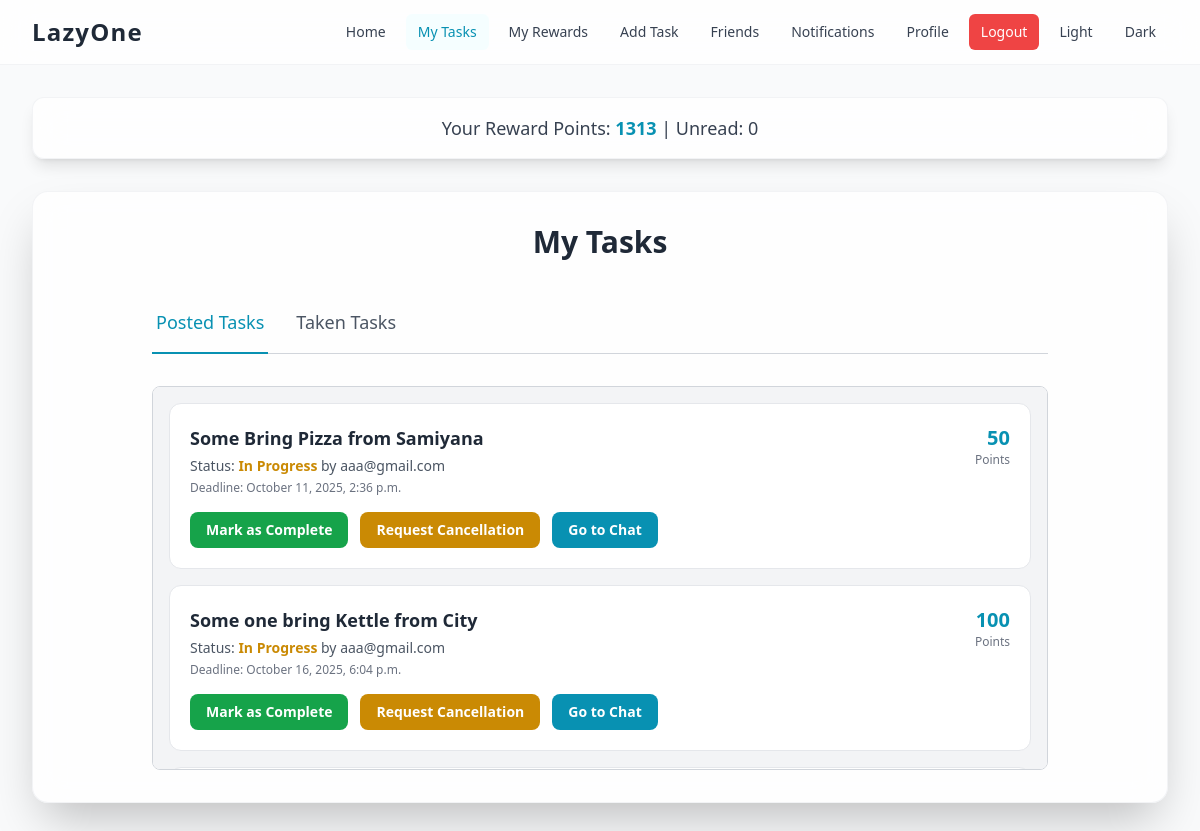
/my_tasks/ (signed in), run on the app's committed database.
### basic/models.py (models this page shows, shortened)
class UserProfile(models.Model):
    user = models.OneToOneField(User, on_delete=models.CASCADE)
    bio = models.CharField(max_length=300,blank=True)
    first_name = models.CharField(max_length=50, blank=True)
    last_name = models.CharField(max_length=50, blank=True)
    college = models.CharField(max_length=100, blank=True)
    room_no = models.CharField(max_length=20, blank=True)
    major = models.CharField(max_length=100, blank=True)
    hostel = models.CharField(max_length=100, blank=True)
    roll_no = models.CharField(max_length=100, blank=True)
    batch = models.IntegerField(default=2029)
    friends = models.ManyToManyField('self', blank=True)
    rewards = models.IntegerField(default=1500)
    phone_number = models.CharField(max_length=20, blank=True)
    is_phone_verified = models.BooleanField(default=False)
    instagram_username = models.CharField(max_length=100, blank=True)
    is_instagram_verified = models.BooleanField(default=False)
    email_otp = models.CharField(max_length=6, blank=True, null=True)
    email_otp_created_at = models.DateTimeField(blank=True, null=True)

class Task(models.Model):
    STATUS_CHOICES = (
        ('available', 'Available'),
        ('in_progress', 'In Progress'),
        ('completed', 'Completed'),
        ('disputed', 'Disputed'),
        ('cancelled', 'Cancelled'),
    )
    title = models.CharField(max_length=200)
    description = models.TextField()
    reward = models.PositiveIntegerField()
    posted_by = models.ForeignKey(User, on_delete=models.CASCADE, related_name='posted_tasks')
    created_at = models.DateTimeField(auto_now_add=True)
    taken_by = models.ForeignKey(User, on_delete=models.SET_NULL, null=True, blank=True, related_name='taken_tasks')
    deadline = models.DateTimeField(null=True, blank=True)
    status = models.CharField(max_length=20, choices=STATUS_CHOICES, default='available')
    cancellation_requested = models.BooleanField(default=False)

### basic/views/tasks.py (the view)
# urls.py: path('my_tasks/', my_tasks, name='my_tasks'),
@login_required(login_url='/login/')
def my_tasks(request):
    posted_tasks = Task.objects.filter(posted_by=request.user).order_by('-created_at')
    taken_tasks = Task.objects.filter(taken_by=request.user).order_by('-created_at')
    context = {'posted_tasks': posted_tasks, 'taken_tasks': taken_tasks}
    return render(request, 'my_tasks.html', context)

### basic/context_processors.py (called while the page is built)
def unread_notifications_count(request):
    if request.user.is_authenticated:
        count = request.user.notifications.filter(is_read=False).count()
        return {'unread_notifications_count': count}
    return {'unread_notifications_count': 0}

### basic/templates/my_tasks.html (shortened to what this page needs)
{% extends 'base.html' %}
{% block content %}
<div class="max-w-4xl mx-auto">
    <h2 class="text-3xl font-bold text-gray-800 mb-8 text-center">My Tasks</h2>
    <div class="mb-8">
        <div class="border-b border-gray-300">
            <nav class="-mb-px flex space-x-6" aria-label="Tabs">
                <button id="tab-posted" class="whitespace-nowrap py-4 px-1 border-b-2 font-medium text-lg text-cyan-600 border-cyan-600">Posted Tasks</button>
                <button id="tab-taken" class="whitespace-nowrap py-4 px-1 border-b-2 font-medium text-lg text-gray-600 hover:text-gray-800 hover:border-gray-400 border-transparent">Taken Tasks</button>
            </nav>
        </div>
    </div>
    <div id="content-posted" class="h-96 overflow-y-auto p-4 border border-gray-300 rounded-lg bg-gray-100">
        <div class="space-y-4">
            {% for task in posted_tasks %}
                <div class="bg-white border border-gray-200 rounded-xl p-5 transition-all duration-300 hover:shadow-cyan-200 hover:shadow-lg hover:border-cyan-300">
                    <div class="flex justify-between items-start">
                        <div>
                            <h3 class="text-lg font-bold text-gray-800">{{ task.title }}</h3>
                            <p class="text-sm text-gray-600 mt-1">
                                Status:
                                <span class="font-semibold
                                    {% if task.status == 'in_progress' %}text-yellow-600{% endif %}
                                ">{{ task.get_status_display }}</span>
                                {% if task.status == 'in_progress' or task.status == 'completed' or task.status == 'disputed' %}by {{ task.taken_by.username }}{% endif %}
                            </p>
                            {% if task.deadline %}<p class="text-xs text-gray-500 mt-1">Deadline: {{ task.deadline|date:"F j, Y, g:i a" }}</p>{% endif %}
                        </div>
                        <div class="text-right flex-shrink-0 ml-4">
                            <p class="text-xl font-semibold text-cyan-600">{{ task.reward }}</p>
                            <p class="text-xs text-gray-500">Points</p>
                        </div>
                    </div>
                    <div class="mt-4 flex items-center space-x-3">
                        {% if task.status == 'available' %}
                            <a href="{% url 'cancel_task' task.id %}" class="inline-block bg-red-600 text-white font-semibold px-4 py-2 rounded-lg hover:bg-red-700 transition-colors text-sm">Cancel Task</a>
                        {% elif task.status == 'in_progress' %}
                            <a href="{% url 'complete_task' task.id %}" class="inline-block bg-green-600 text-white font-semibold px-4 py-2 rounded-lg hover:bg-green-700 transition-colors text-sm">Mark as Complete</a>
                            {% if task.cancellation_requested %}
                                <span class="inline-block bg-gray-400 text-white font-semibold px-4 py-2 rounded-lg text-sm">Cancellation Requested</span>
                            {% else %}
                                <a href="{% url 'request_cancellation' task.id %}" class="inline-block bg-yellow-600 text-white font-semibold px-4 py-2 rounded-lg hover:bg-yellow-700 transition-colors text-sm">Request Cancellation</a>
                            {% endif %}
                            <a href="{% url 'chat_view' task.conversation.id %}" class="inline-block bg-cyan-600 text-white font-semibold px-4 py-2 rounded-lg hover:bg-cyan-700 transition-colors text-sm">Go to Chat</a>
                        {% elif task.status == 'completed' and task.conversation %}
                             <a href="{% url 'chat_view' task.conversation.id %}" class="inline-block bg-gray-400 text-white font-semibold px-4 py-2 rounded-lg hover:bg-gray-500 transition-colors text-sm">View Chat</a>
                        {% endif %}
                    </div>
                </div>
            {% empty %}
                <div class="scroll-animate bg-white border border-gray-200 rounded-xl p-8 text-center">
                    <p class="text-gray-600">You haven't posted any tasks yet.</p>
                </div>
            {% endfor %}
        </div>
    </div>
</div>
{% endblock %}

### basic/templates/base.html (shortened to what this page needs)
<!DOCTYPE html>
<html lang="en">
<head>
    <script src="https://cdn.tailwindcss.com"></script>
</head>
<body class="font-sans antialiased text-gray-800 bg-gray-50 dark:text-gray-200 dark:bg-gray-900 transition-colors duration-300">
    <div id="vanta-bg"></div>
    <nav id="main-navbar" class="bg-white/80 backdrop-blur-lg border-b border-gray-200/50 sticky top-0 z-50 dark:bg-gray-800/80 dark:border-gray-700/50">
        <div class="max-w-7xl mx-auto px-4 sm:px-6 lg:px-8">
            <div class="flex justify-between items-center h-16">
                <div class="flex-shrink-0">
                    <a href="{% url 'home' %}" class="text-2xl font-bold text-gray-800 tracking-wider dark:text-white">LazyOne</a>
                </div>
                <div class="hidden md:flex md:items-center md:space-x-2">
                    <a href="{% url 'home' %}" class="px-3 py-2 rounded-md text-sm font-medium transition-colors duration-200 {% if request.resolver_match.url_name == 'home' %}text-cyan-600 bg-cyan-50/50 dark:bg-gray-700/50{% else %}text-gray-700 hover:bg-gray-100 hover:text-gray-900 dark:text-gray-300 dark:hover:bg-gray-700/50 dark:hover:text-white{% endif %}">Home</a>
                    {% if user.is_authenticated %}
                        <a href="{% url 'my_tasks' %}" class="px-3 py-2 rounded-md text-sm font-medium transition-colors duration-200 {% if request.resolver_match.url_name == 'my_tasks' %}text-cyan-600 bg-cyan-50/50 dark:bg-gray-700/50{% else %}text-gray-700 hover:bg-gray-100 hover:text-gray-900 dark:text-gray-300 dark:hover:bg-gray-700/50 dark:hover:text-white{% endif %}">My Tasks</a>
                        <a href="{% url 'rewards' %}" class="px-3 py-2 rounded-md text-sm font-medium transition-colors duration-200 {% if request.resolver_match.url_name == 'rewards' %}text-cyan-600 bg-cyan-50/50 dark:bg-gray-700/50{% else %}text-gray-700 hover:bg-gray-100 hover:text-gray-900 dark:text-gray-300 dark:hover:bg-gray-700/50 dark:hover:text-white{% endif %}">My Rewards</a>
                        <a href="{% url 'add_task' %}" class="px-3 py-2 rounded-md text-sm font-medium transition-colors duration-200 {% if request.resolver_match.url_name == 'add_task' %}text-cyan-600 bg-cyan-50/50 dark:bg-gray-700/50{% else %}text-gray-700 hover:bg-gray-100 hover:text-gray-900 dark:text-gray-300 dark:hover:bg-gray-700/50 dark:hover:text-white{% endif %}">Add Task</a>
                        <a href="{% url 'friends' %}" class="px-3 py-2 rounded-md text-sm font-medium transition-colors duration-200 {% if request.resolver_match.url_name == 'friends' %}text-cyan-600 bg-cyan-50/50 dark:bg-gray-700/50{% else %}text-gray-700 hover:bg-gray-100 hover:text-gray-900 dark:text-gray-300 dark:hover:bg-gray-700/50 dark:hover:text-white{% endif %}">Friends</a>
                        <a href="{% url 'notifications' %}" class="flex items-center px-3 py-2 rounded-md text-sm font-medium transition-colors duration-200 {% if request.resolver_match.url_name == 'notifications' %}text-cyan-600 bg-cyan-50/50 dark:bg-gray-700/50{% else %}text-gray-700 hover:bg-gray-100 hover:text-gray-900 dark:text-gray-300 dark:hover:bg-gray-700/50 dark:hover:text-white{% endif %}">
                            <span>Notifications</span>
                        </a>
                        <a href="{% url 'profile' %}" class="px-3 py-2 rounded-md text-sm font-medium transition-colors duration-200 {% if request.resolver_match.url_name == 'profile' %}text-cyan-600 bg-cyan-50/50 dark:bg-gray-700/50{% else %}text-gray-700 hover:bg-gray-100 hover:text-gray-900 dark:text-gray-300 dark:hover:bg-gray-700/50 dark:hover:text-white{% endif %}">Profile</a>
                        <a href="{% url 'logout' %}" class="bg-red-500 hover:bg-red-600 text-white px-3 py-2 rounded-md text-sm font-medium transition-colors duration-200 ml-4">Logout</a>
                    {% else %}
                        <a href="{% url 'login_page' %}" class="bg-cyan-500 hover:bg-cyan-600 text-white px-4 py-2 rounded-md text-sm font-medium transition-colors duration-200 ml-4">Login</a>
                    {% endif %}
                    <button id="light-theme-btn" class="px-3 py-2 rounded-md text-sm font-medium transition-colors duration-200 text-gray-700 hover:bg-gray-100 hover:text-gray-900 dark:text-gray-300 dark:hover:bg-gray-700/50 dark:hover:text-white">Light</button>
                    <button id="dark-theme-btn" class="px-3 py-2 rounded-md text-sm font-medium transition-colors duration-200 text-gray-700 hover:bg-gray-100 hover:text-gray-900 dark:text-gray-300 dark:hover:bg-gray-700/50 dark:hover:text-white">Dark</button>
                </div>
            </div>
        </div>
    </nav>
    <main class="relative z-10 max-w-7xl mx-auto px-4 sm:px-6 lg:px-8 py-8">
        {% if user.is_authenticated and user.userprofile %}
            <div class="bg-white/80 backdrop-blur-lg p-4 rounded-xl mb-8 text-center shadow-lg border border-gray-200/50 dark:bg-gray-800/80 dark:border-gray-700/50">
                <p class="text-lg text-gray-700 dark:text-gray-300">Your Reward Points: <strong class="text-cyan-600 font-semibold">{{ request.user.userprofile.rewards }}</strong> | Unread: {{ unread_notifications_count }}</p>
            </div>
        {% endif %}
        <div class="bg-white/80 backdrop-blur-lg p-6 sm:p-8 rounded-2xl shadow-2xl border border-gray-200/50 dark:bg-gray-800/80 dark:border-gray-700/50">
            {% block content %}
            {% endblock content %}
        </div>
    </main>
</body>
</html>

### basic/templates/base.html (style rules this page uses)
#vanta-bg { position: fixed; top: 0; left: 0; width: 100%; height: 100%; z-index: -1; }
#main-navbar { transition: transform 0.3s ease-in-out; }

### data on the page
Task: title "Some Bring Pizza from Samiyana", status "In Progress", taken_by.username "aaa@gmail.com", deadline "October 11, 2025, 2:36 p.m.", reward "50", shows "Mark as Complete", cancellation_requested "Request Cancellation"
Task: title "Some one bring Kettle from City", status "In Progress", taken_by.username "aaa@gmail.com", deadline "October 16, 2025, 6:04 p.m.", reward "100", shows "Mark as Complete", cancellation_requested "Request Cancellation"

### other printed values
{{ request.user.userprofile.rewards }} "1313"
{{ unread_notifications_count }} "0"
